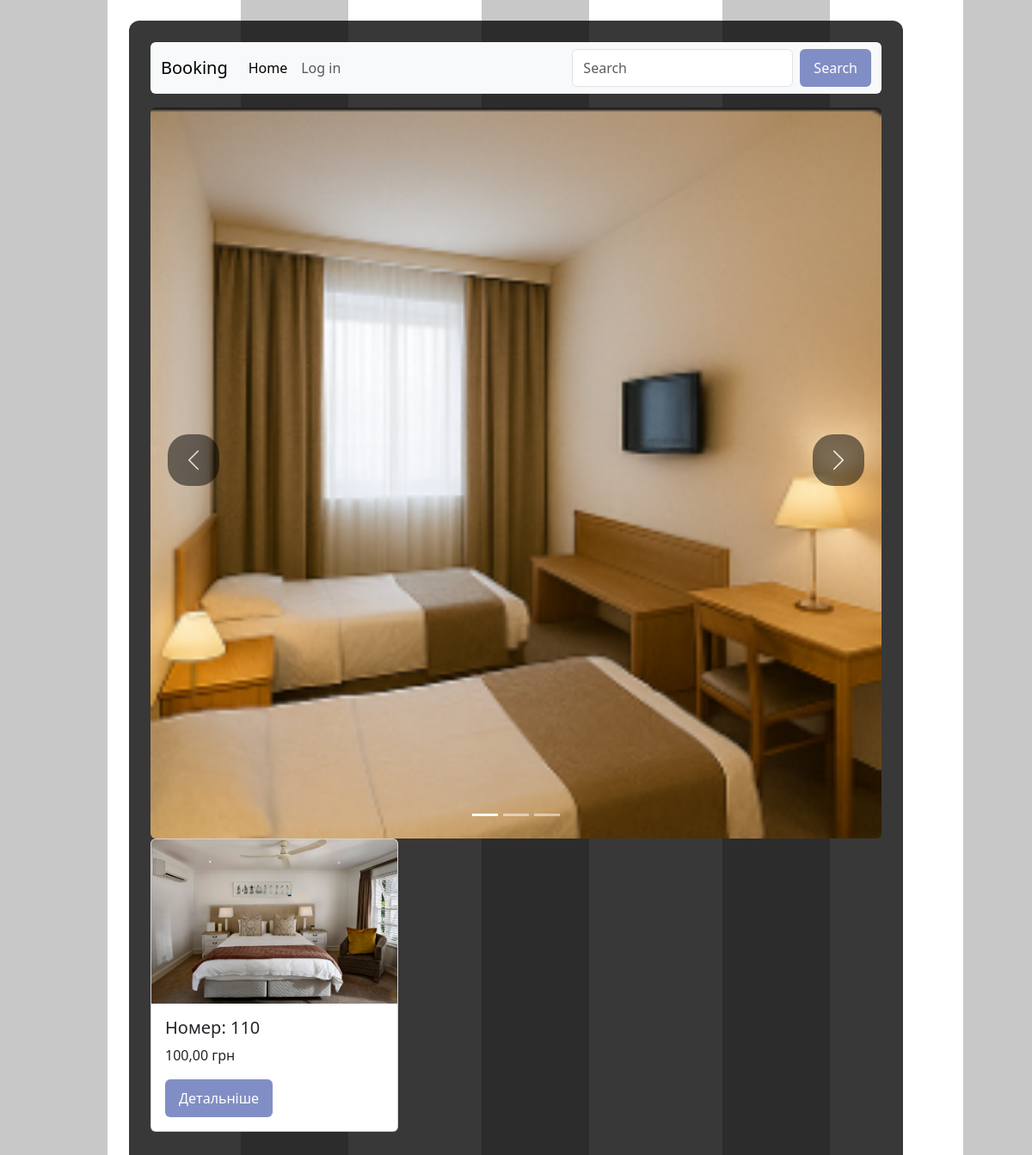
Page /room/3/ on the committed database.
### Booking/models.py (models this page shows, shortened)
class Room_Image(models.Model):
    room_picture = models.ImageField(upload_to='room_pictures/', blank=True, null=True)
    related_room = models.ForeignKey(Room, on_delete=models.CASCADE, related_name="images")

class Room(models.Model):
    room_number = models.CharField(max_length=10, unique=True)
    room_description = models.TextField(blank=True, null=True)
    TYPE_CHOICES = [
        ('lux', 'Люкс'),
        ('std', 'Стандарт'),
        ('eco', 'Економ')
    ]
    room_type = models.CharField(max_length=50, choices=TYPE_CHOICES)
    amount_of_beds = models.IntegerField(default=1)
    max_guests = models.IntegerField(default=1)
    price_per_night = models.DecimalField(max_digits=10, decimal_places=2)
    picture = models.ImageField(upload_to='room_pictures/', blank=True, null=True)
    class Meta:
        verbose_name = 'Номер'
        verbose_name_plural = 'Номери'
        ordering = ['room_number']

### Booking/views.py (the view)
# urls.py: path('room/<int:pk>/', room_page, name='room_page'),
def room_page(request, pk):
    room = Room.objects.get(pk=pk)
    return render(request, 'booking_room/room.html', {'room': room})

### templates/booking_room/room.html (shortened to what this page needs)
{% extends 'base.html' %}
{% block content %}
<nav class="navbar navbar-expand-lg bg-body-tertiary mb-3 rounded-2 w-100">
  <div class="container-fluid">
    <a class="navbar-brand" href="{% url 'home' %}">Booking</a>
    <div class="collapse navbar-collapse" id="navbarSupportedContent">
      <ul class="navbar-nav me-auto mb-2 mb-lg-0">
        <li class="nav-item">
          <a class="nav-link active" aria-current="page" href="{% url 'home' %}">Home</a>
        </li>
        <li class="nav-item">
          <a class="nav-link" href="#">Log in</a>
        </li>
      </ul>
      <form class="d-flex" role="search">
        <input class="form-control me-2" type="search" placeholder="Search" aria-label="Search"/>
        <button class="btn btn-outline-success" type="submit">Search</button>
      </form>
    </div>
  </div>
</nav>
<div id="carouselExampleIndicators" class="carousel slide">
  <div class="carousel-indicators">
    <button type="button" data-bs-target="#carouselExampleIndicators" data-bs-slide-to="0" class="active" aria-current="true" aria-label="Slide 1"></button>
    <button type="button" data-bs-target="#carouselExampleIndicators" data-bs-slide-to="1" aria-label="Slide 2"></button>
    <button type="button" data-bs-target="#carouselExampleIndicators" data-bs-slide-to="2" aria-label="Slide 3"></button>
  </div>
  <div class="carousel-inner">
    {% for image in room.images.all %}
      <div class="carousel-item {% if forloop.first %}active{% endif %}">
        <img src="{{ image.room_picture.url }}" class="d-block w-100 rounded-2" alt="...">
      </div>
    {% endfor %}
  </div>
  <button class="carousel-control-prev carousel_btn" type="button" data-bs-target="#carouselExampleIndicators" data-bs-slide="prev">
    <span class="carousel-control-prev-icon" aria-hidden="true"></span>
  </button>
  <button class="carousel-control-next carousel_btn" type="button" data-bs-target="#carouselExampleIndicators" data-bs-slide="next">
    <span class="carousel-control-next-icon" aria-hidden="true"></span>
  </button>
</div>
<div class="card mb-3 me-2" style="width: 18rem;">
  <img src={{room.picture.url}} class="card-img-top" alt="...">
  <div class="card-body">
    <h5 class="card-title">Номер: {{room.room_number}}</h5>
    <p class="card-text">{{room.price_per_night}} грн</p>
    <a href="{% url 'room_page' room.pk %}" class="btn btn-primary">Детальніше</a>
  </div>
</div>
{% endblock  %}

### static/css/style.css (style rules this page uses)
body { background-image: linear-gradient(to right, rgba(0, 0, 0, 0.216) 125px, transparent 2px), url(https://images.wallpaperscraft.com/image/single/sunset_horizon_sea_128766_1280x720.jpg); background-size: 280px 100%, cover; background-repeat: repeat, no-repeat; background-position: 0 0, center; background-attachment: fixed; }
button, .btn { background-color: #818EC5; color: white; border: none; padding: 10px 16px; border-radius: 6px; cursor: pointer; transition: background-color 0.3s ease; }
.carousel_btn { width: 60px; height: 60px; border-radius: 40%; margin-top: 380px; margin-left: 20px; margin-right: 20px; background-color: #000000; color: white; border: none; padding: 10px 16px; cursor: pointer; transition: background-color 0.3s ease; }

### rows in the picture
Room_Image: room_picture (picture)
Room: picture (picture), room_number "110", price_per_night "100,00"
